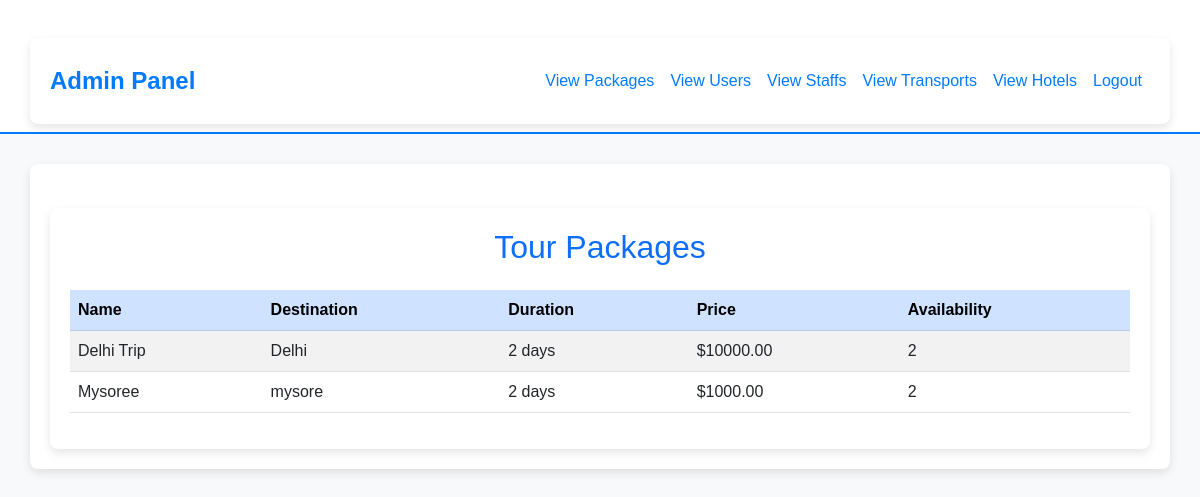
The app's page /adminpackages/, older data.
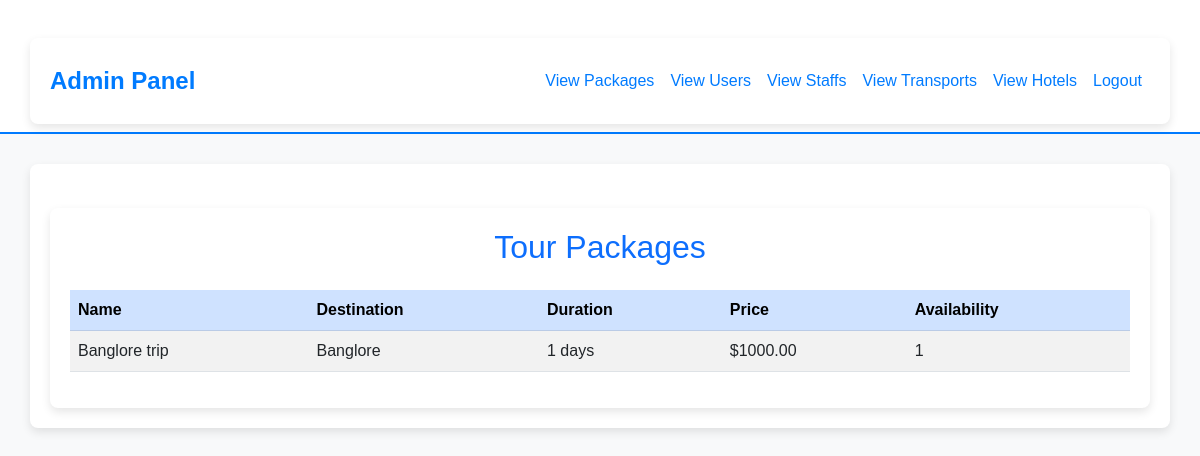
The same page, newer data.
### app/models.py (models this page shows, shortened)
class TourPackage(models.Model):
    name = models.CharField(max_length=255)
    destination = models.CharField(max_length=255)
    duration = models.IntegerField(help_text="Duration in days")
    price = models.DecimalField(max_digits=10, decimal_places=2)
    description = models.TextField()
    start_date = models.DateField()
    end_date = models.DateField()
    availability = models.IntegerField(help_text="Number of slots available")
    image = models.ImageField(upload_to='tour_packages/', null=True, blank=True)

### app/views.py (the view)
# urls.py: path('adminpackages/', views.admin_view_packages, name='admin_view_packages'),
def admin_view_packages(request):
    packages = TourPackage.objects.all()
    return render(request, 'admin/view_packages.html', {'packages': packages})

### templates/admin/view_packages.html (shortened to what this page needs)
<!DOCTYPE html>
<html lang="en">
<head>
    <link href="https://cdn.jsdelivr.net/npm/bootstrap@5.3.0/dist/css/bootstrap.min.css" rel="stylesheet">
</head>
<body>
    <nav class="navbar navbar-expand-lg navbar-light">
        <div class="container">
            <a class="navbar-brand" href="#">Admin Panel</a>
            <div class="collapse navbar-collapse" id="navbarNav">
                <ul class="navbar-nav ms-auto">
                    <li class="nav-item"><a class="nav-link" href="{% url 'admin_view_packages' %}">View Packages</a></li>
                    <li class="nav-item"><a class="nav-link" href="{% url 'admin_view_users' %}">View Users</a></li>
                    <li class="nav-item"><a class="nav-link" href="{% url 'admin_view_staffs' %}">View Staffs</a></li>
                    <li class="nav-item"><a class="nav-link" href="{% url 'admin_view_transports' %}">View Transports</a></li>
                    <li class="nav-item"><a class="nav-link" href="{% url 'admin_view_hotels' %}">View Hotels</a></li>
                    <li class="nav-item"><a class="nav-link btn-danger" href="{% url 'logout' %}">Logout</a></li>
                </ul>
            </div>
        </div>
    </nav>
    <div class="container">
        {% block content %}
        <div class="container mt-4">
            <h2 class="text-center text-primary mb-4">Tour Packages</h2>
            <div class="table-responsive">
                <table class="table table-striped table-hover">
                    <thead class="table-primary">
                        <tr>
                            <th>Name</th>
                            <th>Destination</th>
                            <th>Duration</th>
                            <th>Price</th>
                            <th>Availability</th>
                        </tr>
                    </thead>
                    <tbody>
                        {% for package in packages %}
                        <tr>
                            <td>{{ package.name }}</td>
                            <td>{{ package.destination }}</td>
                            <td>{{ package.duration }} days</td>
                            <td>${{ package.price }}</td>
                            <td>{{ package.availability }}</td>
                        </tr>
                        {% empty %}
                        <tr>
                            <td colspan="5" class="text-center text-muted">No Tour Packages Available</td>
                        </tr>
                        {% endfor %}
                    </tbody>
                </table>
            </div>
        </div>
        {% endblock %}
    </div>
</body>
</html>

Row changes from the older to the newer data that the page shows:
removed TourPackage: name "Delhi Trip", destination "Delhi", duration "2", price "10000.00", availability "2"
removed TourPackage: name "Mysoree", destination "mysore", duration "2", price "1000.00", availability "2"
added TourPackage: name "Banglore trip", destination "Banglore", duration "1", price "1000.00", availability "1"
